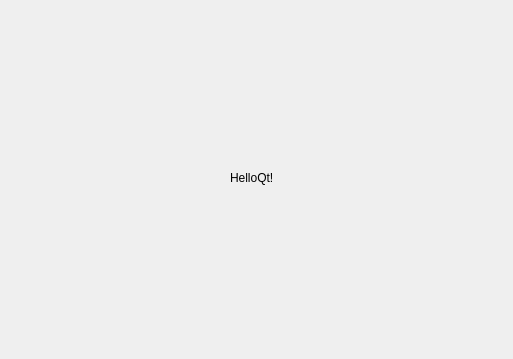
<?xml version="1.0" encoding="UTF-8"?>
<ui version="4.0">
 <class>Dialog</class>
 <widget class="QDialog" name="Dialog">
  <property name="geometry">
   <rect>
    <x>0</x>
    <y>0</y>
    <width>513</width>
    <height>359</height>
   </rect>
  </property>
  <property name="windowTitle">
   <string>Dialog</string>
  </property>
  <widget class="QLabel" name="label">
   <property name="geometry">
    <rect>
     <x>230</x>
     <y>170</y>
     <width>48</width>
     <height>16</height>
    </rect>
   </property>
   <property name="text">
    <string>HelloQt!</string>
   </property>
  </widget>
 </widget>
 <layoutdefault spacing="6" margin="11"/>
 <resources/>
 <connections/>
</ui>
